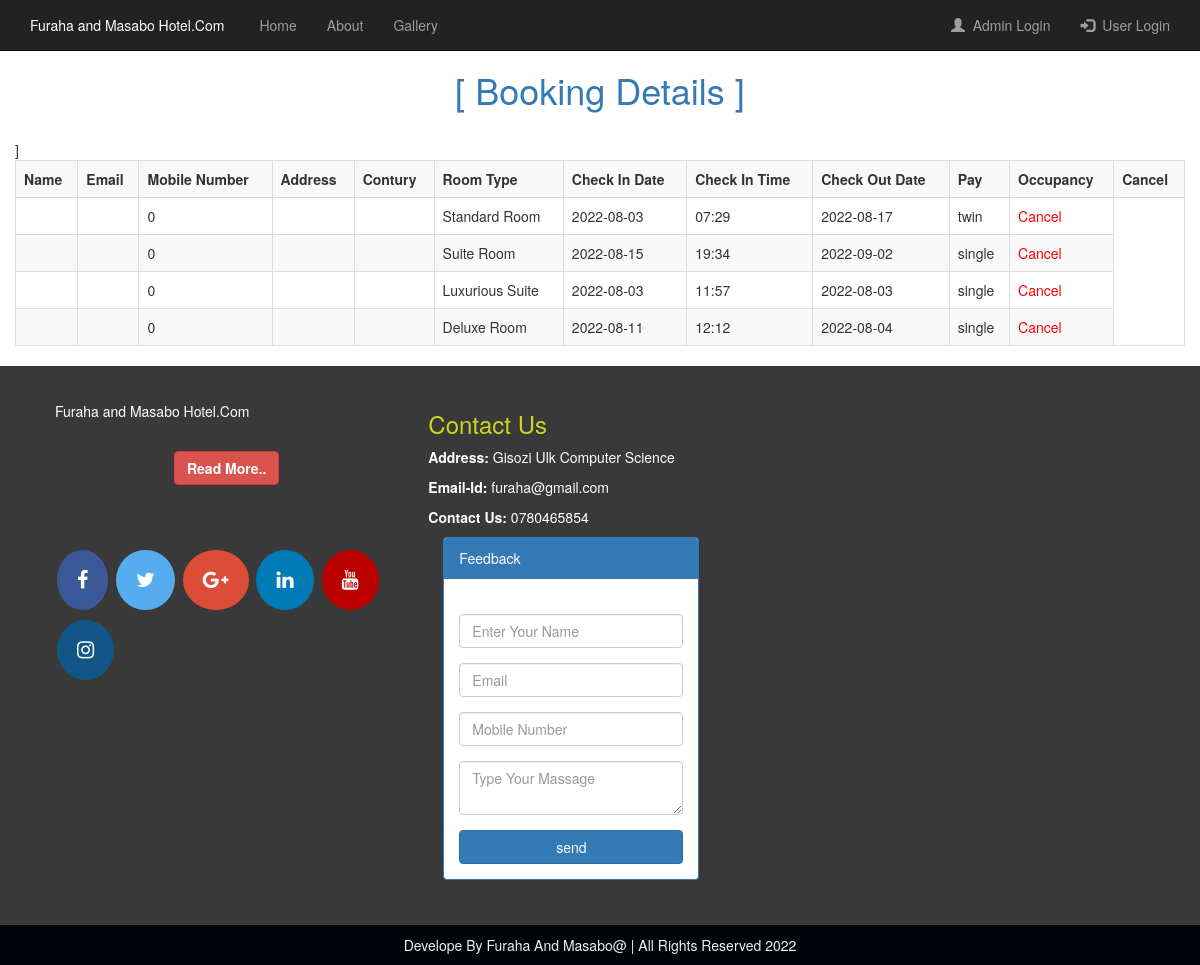
The app's page /order.php with its own data.
### tables this page shows
CREATE TABLE `room_booking_details` (
  `id` int(11) NOT NULL,
  `name` char(50) NOT NULL,
  `email` varchar(50) NOT NULL,
  `phone` bigint(20) NOT NULL,
  `address` varchar(255) NOT NULL,
  `city` varchar(100) NOT NULL,
  `state` varchar(100) NOT NULL,
  `zip` int(20) NOT NULL,
  `contry` varchar(50) NOT NULL,
  `room_type` varchar(100) NOT NULL,
  `check_in_date` date NOT NULL,
  `check_in_time` varchar(6) NOT NULL,
  `check_out_date` date NOT NULL,
  `Occupancy` varchar(100) NOT NULL
);

### order.php (the view, shortened to what this page needs)
<?php
include('connection.php');
?>
<!DOCTYPE html>
<html lang="en">
<head>
  <link rel="stylesheet" href="https://maxcdn.bootstrapcdn.com/bootstrap/3.4.0/css/bootstrap.min.css">
  <link href="css/style.css"rel="stylesheet"/>
  <link rel="stylesheet" href="https://cdnjs.cloudflare.com/ajax/libs/font-awesome/4.7.0/css/font-awesome.min.css">
</head>
<body style="margin-top:50px;">
  <?php
  include('Menu Bar.php');
  ?>
<div class="container-fluid">
  <h1 class="text-center text-primary">[ Booking Details ]</h1><br>
  <div class="container">
    <div class="row">
        <table class="table table-striped table-bordered table-hover table-responsive"style="height:150px;">
               <tr>
                    <th>Name</th>
                    <th>Email</th>
                    <th>Mobile Number</th>
                    <th>Address</th>
                    <th>Contury</th>
                    <th>Room Type</th>
                    <th>Check In Date</th>
                    <th>Check In Time</th>
                    <th>Check Out Date</th>]
                    <th>Pay</ht>
                    <th>Occupancy</th>
					<th>Cancel</th>
               </tr>
               <?php
$sql= mysqli_query($con,"select * from room_booking_details where email='$eid' ");
while($result=mysqli_fetch_assoc($sql))
{
$oid=$result['id'];
echo "<tr>";
echo "<td>".$result['name']."</td>";
echo "<td>".$result['email']."</td>";
echo "<td>".$result['phone']."</td>";
echo "<td>".$result['address']."</td>";
echo "<td>".$result['contry']."</td>";
echo "<td>".$result['room_type']."</td>";
echo "<td>".$result['check_in_date']."</td>";
echo "<td>".$result['check_in_time']."</td>";
echo "<td>".$result['check_out_date']."</td>";
echo "<td>".$result['Occupancy']."</td>";
echo "<td><a href='cancel_order.php?order_id=$oid' style='color:Red'>Cancel</a></td>";
echo "</tr>";
}
               ?>
          </table>
    </div>
    </div>
  </div>
<?php
include('Footer.php')
?>
</body>
</html>

### css/style.css (style rules this page uses)
* { margin:0px; padding: 0px; }
h1 { font-family:font-family: 'Lobster', cursive; color:#ffffff; }

### records on screen
room_booking_details: phone "0", room_type "Standard Room", check_in_date "2022-08-03", check_in_time "07:29", check_out_date "2022-08-17", Occupancy "twin"
room_booking_details: phone "0", room_type "Suite Room", check_in_date "2022-08-15", check_in_time "19:34", check_out_date "2022-09-02", Occupancy "single"
room_booking_details: phone "0", room_type "Luxurious Suite", check_in_date "2022-08-03", check_in_time "11:57", check_out_date "2022-08-03", Occupancy "single"
room_booking_details: phone "0", room_type "Deluxe Room", check_in_date "2022-08-11", check_in_time "12:12", check_out_date "2022-08-04", Occupancy "single"
